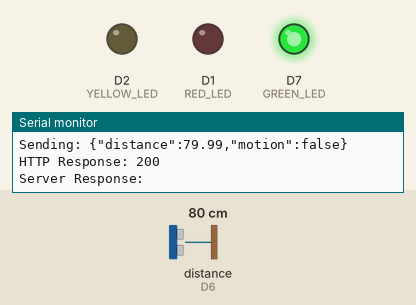
This sketch was run on a simulated ESP8266 (NodeMCU). On the bench: output pins drawn as LEDs (lit = HIGH), the last lines printed to the serial monitor. Wiring (inferred from the names in the program): ultrasonic range finder: trigger D5; echo D6. The test bench sets the inputs (shaded band); at power-on: distance to the obstacle (sensor on D6) 80 cm. The echo pulse lasts 58.3 µs per cm; WiFi joins after 1.5 s; servers stay silent unless stated; uploads are accepted with an empty reply; pins used as bus, display or sensor lines are not drawn.

Above: at 2.7 s.
2.8 s: distance to the obstacle (sensor on D6) set to 22 cm
6.9 s: distance to the obstacle (sensor on D6) set to 18 cm
At 8.5 s:
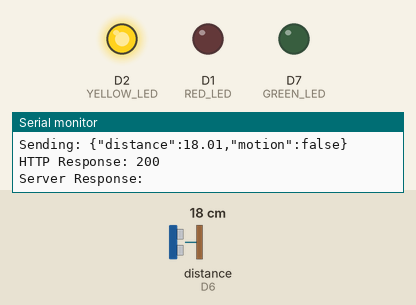
11.0 s: distance to the obstacle (sensor on D6) set to 12 cm
15.1 s: distance to the obstacle (sensor on D6) set to 9 cm
At 18.7 s:
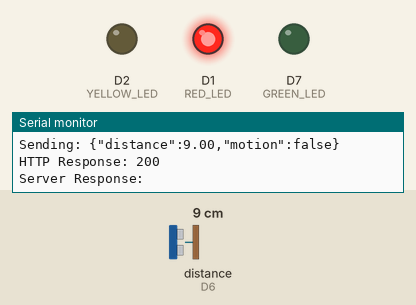
19.2 s: distance to the obstacle (sensor on D6) set to 35 cm
At 21.3 s:
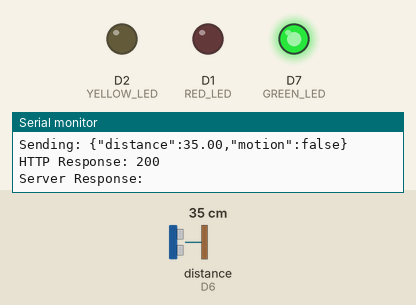
23.3 s: distance to the obstacle (sensor on D6) set to 2 cm
At 25.1 s:
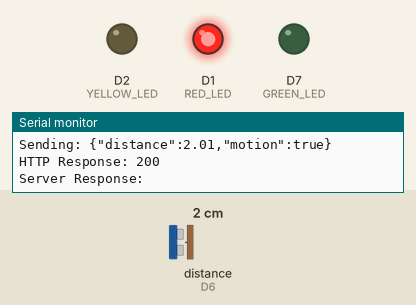
Timing chart, 0 to 26.6 s (numbered marks = the images above; inputs shaded):
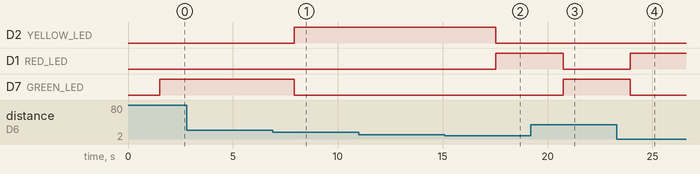

Measured:
- the behaviour switches between 21 and 20 cm on distance to the obstacle (sensor on D6) (found by bisection; images 0 and 1)
- the behaviour switches between 11 and 10 cm on distance to the obstacle (sensor on D6) (found by bisection; images 1 and 2)
- after the input at 6.9 s, D2 (YELLOW_LED): LOW → HIGH after 1.0 s; D7 (GREEN_LED): HIGH → LOW after 1.0 s
- after the input at 15.1 s, D2 (YELLOW_LED): HIGH → LOW after 2.4 s; D1 (RED_LED): LOW → HIGH after 2.4 s
- after the input at 19.2 s, D1 (RED_LED): HIGH → LOW after 1.5 s; D7 (GREEN_LED): LOW → HIGH after 1.5 s
- after the input at 23.3 s, D1 (RED_LED): LOW → HIGH after 0.64 s; D7 (GREEN_LED): HIGH → LOW after 0.64 s

The sketch:

frank.ino
```cpp
#include <ESP8266WiFi.h>
#include <ESP8266HTTPClient.h>

// WIFI
const char* ssid = "STARLINK V3";
const char* password = "Kivuhills@2025";

// SERVER URL
const char* serverName = "http://192.168.1.179/ultrasonic_project/save_sensor.php";

// ULTRASONIC PINS
#define TRIG D5
#define ECHO D6

// LED PINS
#define RED_LED     D1
#define YELLOW_LED  D2
#define GREEN_LED   D7

WiFiClient client;

long duration;
float currentDistance = 0;
float previousDistance = 0;

void setup() {

  Serial.begin(115200);

  pinMode(TRIG, OUTPUT);
  pinMode(ECHO, INPUT);

  pinMode(RED_LED, OUTPUT);
  pinMode(YELLOW_LED, OUTPUT);
  pinMode(GREEN_LED, OUTPUT);

  // LEDs OFF
  digitalWrite(RED_LED, LOW);
  digitalWrite(YELLOW_LED, LOW);
  digitalWrite(GREEN_LED, LOW);

  // CONNECT WIFI
  WiFi.begin(ssid, password);

  Serial.print("Connecting");

  while (WiFi.status() != WL_CONNECTED) {
    delay(500);
    Serial.print(".");
  }

  Serial.println();
  Serial.println("WiFi Connected");

  Serial.print("ESP IP: ");
  Serial.println(WiFi.localIP());
}

/*
   GET DISTANCE
*/
float getDistance() {

  digitalWrite(TRIG, LOW);
  delayMicroseconds(2);

  digitalWrite(TRIG, HIGH);
  delayMicroseconds(10);
  digitalWrite(TRIG, LOW);

  duration = pulseIn(ECHO, HIGH, 30000);

  // NO PULSE
  if (duration == 0) {
    return -1;
  }

  float distance = duration * 0.0343 / 2;

  return distance;
}

/*
   UPDATE LEDs
*/
void updateLEDs(float dist) {

  // TURN OFF ALL LEDs
  digitalWrite(RED_LED, LOW);
  digitalWrite(YELLOW_LED, LOW);
  digitalWrite(GREEN_LED, LOW);

  // RED
  if (dist > 0 && dist <= 10) {

    digitalWrite(RED_LED, HIGH);

  }

  // YELLOW
  else if (dist > 10 && dist <= 20) {

    digitalWrite(YELLOW_LED, HIGH);

  }

  // GREEN
  else {

    digitalWrite(GREEN_LED, HIGH);

  }
}

/*
   SEND DATA TO SERVER
*/
void sendData(float dist, bool motion) {

  if (WiFi.status() == WL_CONNECTED) {

    HTTPClient http;

    http.begin(client, serverName);

    http.addHeader("Content-Type", "application/json");

    // JSON DATA
    String jsonData = "{";
    jsonData += "\"distance\":";
    jsonData += String(dist, 2);
    jsonData += ",";
    jsonData += "\"motion\":";
    jsonData += motion ? "true" : "false";
    jsonData += "}";

    Serial.print("Sending: ");
    Serial.println(jsonData);

    int httpResponseCode = http.POST(jsonData);

    Serial.print("HTTP Response: ");
    Serial.println(httpResponseCode);

    if (httpResponseCode > 0) {

      String response = http.getString();

      Serial.print("Server Response: ");
      Serial.println(response);

    } else {

      Serial.print("Error: ");
      Serial.println(http.errorToString(httpResponseCode));

    }

    http.end();

  } else {

    Serial.println("WiFi Disconnected");

  }
}

void loop() {

  currentDistance = getDistance();

  // SENSOR ERROR
  if (currentDistance < 0) {

    Serial.println("No object detected");

    delay(2000);

    return;
  }

  /*
     MOTION DETECTION
  */
  bool motionDetected = false;

  float difference = abs(currentDistance - previousDistance);

  if (difference > 5) {

    motionDetected = true;

  }

  // UPDATE LEDs
  updateLEDs(currentDistance);

  // FORCE NO MOTION IF FAR
  if (currentDistance > 30) {

    motionDetected = false;

  }

  // SERIAL OUTPUT
  Serial.print("Distance: ");
  Serial.print(currentDistance);
  Serial.println(" cm");

  Serial.print("Motion: ");

  if (motionDetected) {
    Serial.println("YES");
  } else {
    Serial.println("NO");
  }

  Serial.println("----------------------");

  // SEND TO SERVER
  sendData(currentDistance, motionDetected);

  // SAVE PREVIOUS VALUE
  previousDistance = currentDistance;

  delay(3000);
}
```
